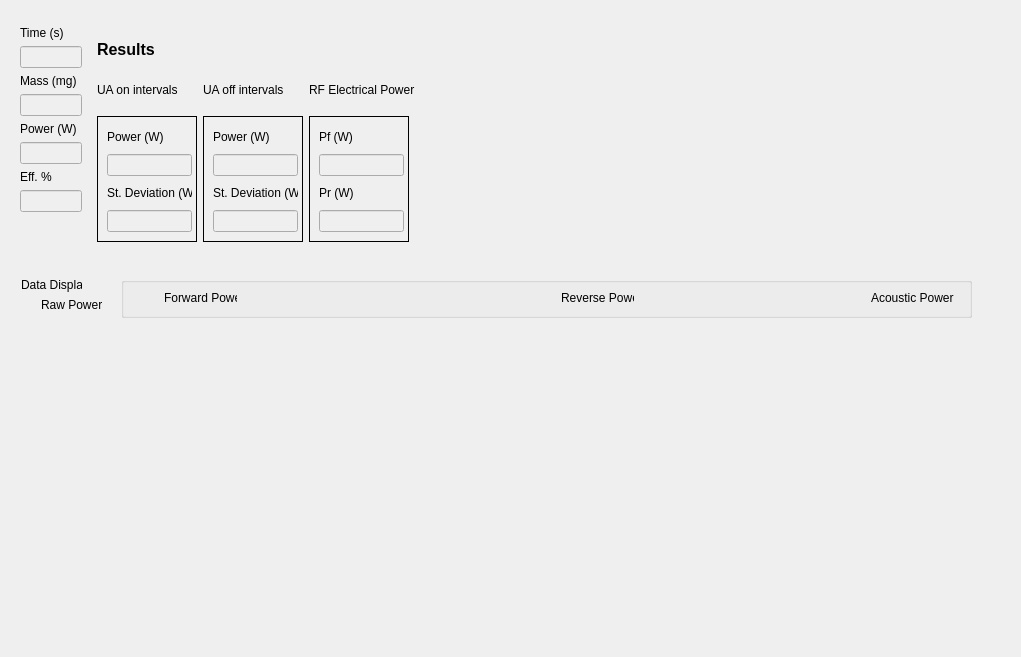
<?xml version="1.0" encoding="UTF-8"?>
<ui version="4.0">
 <class>Form</class>
 <widget class="QWidget" name="Form">
  <property name="geometry">
   <rect>
    <x>0</x>
    <y>0</y>
    <width>1021</width>
    <height>657</height>
   </rect>
  </property>
  <property name="windowTitle">
   <string>Form</string>
  </property>
  <layout class="QGridLayout" name="gridLayout_2">
   <item row="0" column="0">
    <widget class="QWidget" name="tooltip" native="true">
     <property name="toolTip">
      <string>This tab shows the data captured by the radiation force balance (RFB) and organizes the
                    information into a grid and graph fashion, with a graph legend to explain what various lines
                    represent
                </string>
     </property>
    </widget>
   </item>
   <item row="1" column="0">
    <layout class="QGridLayout" name="gridLayout_23">
     <item row="0" column="0">
      <widget class="QWidget" name="verticalWidget_4" native="true">
       <property name="maximumSize">
        <size>
         <width>80</width>
         <height>16777215</height>
        </size>
       </property>
       <layout class="QVBoxLayout" name="verticalLayout_7">
        <item>
         <widget class="QLabel" name="label_103">
          <property name="text">
           <string>Time (s)</string>
          </property>
         </widget>
        </item>
        <item>
         <widget class="QLineEdit" name="time_s_field">
          <property name="enabled">
           <bool>false</bool>
          </property>
         </widget>
        </item>
        <item>
         <widget class="QLabel" name="label_104">
          <property name="text">
           <string>Mass (mg)</string>
          </property>
         </widget>
        </item>
        <item>
         <widget class="QLineEdit" name="mass_mg_field">
          <property name="enabled">
           <bool>false</bool>
          </property>
         </widget>
        </item>
        <item>
         <widget class="QLabel" name="label_105">
          <property name="toolTip">
           <string>This is the average of the calculated acoustic power within the UA on intervals minus the calculated acoustic power within the UA off intervals</string>
          </property>
          <property name="text">
           <string>Power (W)</string>
          </property>
         </widget>
        </item>
        <item>
         <widget class="QLineEdit" name="power_w_field">
          <property name="enabled">
           <bool>false</bool>
          </property>
          <property name="toolTip">
           <string>This is the average of the calculated acoustic power within the UA on intervals minus the calculated acoustic power within the UA off intervals</string>
          </property>
         </widget>
        </item>
        <item>
         <widget class="QLabel" name="label_108">
          <property name="toolTip">
           <string>&lt;html&gt;&lt;head/&gt;&lt;body&gt;&lt;p&gt;The acoustic power above divided by the difference between forward and reflected electrical power&lt;/p&gt;&lt;p&gt;&lt;br/&gt;&lt;/p&gt;&lt;/body&gt;&lt;/html&gt;</string>
          </property>
          <property name="text">
           <string>Eff. %</string>
          </property>
         </widget>
        </item>
        <item>
         <widget class="QLineEdit" name="power_w_field_2">
          <property name="enabled">
           <bool>false</bool>
          </property>
          <property name="toolTip">
           <string>&lt;html&gt;&lt;head/&gt;&lt;body&gt;&lt;p&gt;The acoustic power above divided by the difference between forward and reflected electrical power&lt;/p&gt;&lt;p&gt;&lt;br/&gt;&lt;/p&gt;&lt;/body&gt;&lt;/html&gt;</string>
          </property>
         </widget>
        </item>
        <item>
         <spacer name="verticalSpacer_7">
          <property name="orientation">
           <enum>Qt::Vertical</enum>
          </property>
          <property name="sizeType">
           <enum>QSizePolicy::Minimum</enum>
          </property>
          <property name="sizeHint" stdset="0">
           <size>
            <width>20</width>
            <height>40</height>
           </size>
          </property>
         </spacer>
        </item>
       </layout>
      </widget>
     </item>
     <item row="1" column="0" colspan="4">
      <widget class="QWidget" name="widget_4" native="true">
       <property name="sizePolicy">
        <sizepolicy hsizetype="Preferred" vsizetype="Expanding">
         <horstretch>0</horstretch>
         <verstretch>0</verstretch>
        </sizepolicy>
       </property>
       <property name="minimumSize">
        <size>
         <width>400</width>
         <height>200</height>
        </size>
       </property>
       <widget class="Plot" name="rfb_graph" native="true">
        <property name="geometry">
         <rect>
          <x>10</x>
          <y>60</y>
          <width>991</width>
          <height>351</height>
         </rect>
        </property>
       </widget>
       <widget class="QLabel" name="label_121">
        <property name="geometry">
         <rect>
          <x>10</x>
          <y>10</y>
          <width>61</width>
          <height>16</height>
         </rect>
        </property>
        <property name="text">
         <string>Data Display</string>
        </property>
       </widget>
       <widget class="QLabel" name="label_123">
        <property name="geometry">
         <rect>
          <x>30</x>
          <y>30</y>
          <width>61</width>
          <height>16</height>
         </rect>
        </property>
        <property name="text">
         <string>Raw Power</string>
        </property>
       </widget>
       <widget class="QGroupBox" name="legendsGroup">
        <property name="geometry">
         <rect>
          <x>110</x>
          <y>10</y>
          <width>851</width>
          <height>41</height>
         </rect>
        </property>
        <property name="title">
         <string/>
        </property>
        <widget class="QLabel" name="reverse_pwr_img">
         <property name="geometry">
          <rect>
           <x>10</x>
           <y>10</y>
           <width>30</width>
           <height>21</height>
          </rect>
         </property>
         <property name="text">
          <string/>
         </property>
         <property name="pixmap">
          <pixmap>../ui_elements/images/reverse power.png</pixmap>
         </property>
        </widget>
        <widget class="QLabel" name="label_125">
         <property name="geometry">
          <rect>
           <x>440</x>
           <y>10</y>
           <width>73</width>
           <height>21</height>
          </rect>
         </property>
         <property name="text">
          <string>Reverse Power</string>
         </property>
        </widget>
        <widget class="QLabel" name="xsition_pwr_img">
         <property name="geometry">
          <rect>
           <x>400</x>
           <y>10</y>
           <width>30</width>
           <height>21</height>
          </rect>
         </property>
         <property name="text">
          <string/>
         </property>
         <property name="pixmap">
          <pixmap>../ui_elements/images/xsition pts.png</pixmap>
         </property>
        </widget>
        <widget class="QLabel" name="label_124">
         <property name="geometry">
          <rect>
           <x>43</x>
           <y>10</y>
           <width>73</width>
           <height>21</height>
          </rect>
         </property>
         <property name="text">
          <string>Forward Power</string>
         </property>
        </widget>
        <widget class="QLabel" name="forward_pwr_img">
         <property name="geometry">
          <rect>
           <x>710</x>
           <y>10</y>
           <width>31</width>
           <height>21</height>
          </rect>
         </property>
         <property name="minimumSize">
          <size>
           <width>20</width>
           <height>20</height>
          </size>
         </property>
         <property name="text">
          <string/>
         </property>
         <property name="pixmap">
          <pixmap>../ui_elements/images/forward power.png</pixmap>
         </property>
        </widget>
        <widget class="QLabel" name="label_126">
         <property name="geometry">
          <rect>
           <x>750</x>
           <y>10</y>
           <width>91</width>
           <height>21</height>
          </rect>
         </property>
         <property name="text">
          <string>Acoustic Power</string>
         </property>
        </widget>
       </widget>
      </widget>
     </item>
     <item row="0" column="1">
      <layout class="QGridLayout" name="gridLayout">
       <item row="4" column="3">
        <widget class="QFrame" name="rfb_results_combined_2">
         <property name="sizePolicy">
          <sizepolicy hsizetype="Preferred" vsizetype="Preferred">
           <horstretch>0</horstretch>
           <verstretch>0</verstretch>
          </sizepolicy>
         </property>
         <property name="minimumSize">
          <size>
           <width>100</width>
           <height>0</height>
          </size>
         </property>
         <property name="maximumSize">
          <size>
           <width>100</width>
           <height>16777215</height>
          </size>
         </property>
         <property name="toolTip">
          <string>Forward and reflected electrical power measured by the power measurement and switching module</string>
         </property>
         <property name="autoFillBackground">
          <bool>false</bool>
         </property>
         <property name="frameShape">
          <enum>QFrame::Box</enum>
         </property>
         <layout class="QVBoxLayout" name="verticalLayout_12">
          <item>
           <widget class="QLabel" name="label_115">
            <property name="minimumSize">
             <size>
              <width>85</width>
              <height>22</height>
             </size>
            </property>
            <property name="maximumSize">
             <size>
              <width>16777215</width>
              <height>21</height>
             </size>
            </property>
            <property name="text">
             <string>Pf (W)</string>
            </property>
           </widget>
          </item>
          <item>
           <widget class="QLineEdit" name="forward_power_w_field">
            <property name="enabled">
             <bool>false</bool>
            </property>
            <property name="minimumSize">
             <size>
              <width>85</width>
              <height>22</height>
             </size>
            </property>
            <property name="maximumSize">
             <size>
              <width>16777215</width>
              <height>21</height>
             </size>
            </property>
           </widget>
          </item>
          <item>
           <widget class="QLabel" name="label_116">
            <property name="minimumSize">
             <size>
              <width>85</width>
              <height>22</height>
             </size>
            </property>
            <property name="maximumSize">
             <size>
              <width>16777215</width>
              <height>21</height>
             </size>
            </property>
            <property name="text">
             <string>Pr (W)</string>
            </property>
           </widget>
          </item>
          <item>
           <widget class="QLineEdit" name="reflected_power_w_field">
            <property name="enabled">
             <bool>false</bool>
            </property>
            <property name="minimumSize">
             <size>
              <width>85</width>
              <height>22</height>
             </size>
            </property>
            <property name="maximumSize">
             <size>
              <width>16777215</width>
              <height>21</height>
             </size>
            </property>
           </widget>
          </item>
         </layout>
        </widget>
       </item>
       <item row="1" column="1">
        <widget class="QLabel" name="label_117">
         <property name="minimumSize">
          <size>
           <width>0</width>
           <height>20</height>
          </size>
         </property>
         <property name="maximumSize">
          <size>
           <width>16777215</width>
           <height>8</height>
          </size>
         </property>
         <property name="font">
          <font>
           <pointsize>12</pointsize>
           <weight>75</weight>
           <bold>true</bold>
          </font>
         </property>
         <property name="text">
          <string>Results</string>
         </property>
        </widget>
       </item>
       <item row="3" column="1">
        <widget class="QLabel" name="label_118">
         <property name="maximumSize">
          <size>
           <width>16777215</width>
           <height>9</height>
          </size>
         </property>
         <property name="toolTip">
          <string>The mean and standard deviation of the calculated acoustic power during the intervals where the UA was on and had time to settle.</string>
         </property>
         <property name="text">
          <string>UA on intervals</string>
         </property>
        </widget>
       </item>
       <item row="4" column="2">
        <widget class="QFrame" name="rfb_results_off">
         <property name="sizePolicy">
          <sizepolicy hsizetype="Preferred" vsizetype="Maximum">
           <horstretch>0</horstretch>
           <verstretch>0</verstretch>
          </sizepolicy>
         </property>
         <property name="minimumSize">
          <size>
           <width>100</width>
           <height>0</height>
          </size>
         </property>
         <property name="maximumSize">
          <size>
           <width>100</width>
           <height>16777215</height>
          </size>
         </property>
         <property name="toolTip">
          <string>The mean and standard deviation of the calculated acoustic power during the intervals where the UA was off and had time to settle.</string>
         </property>
         <property name="autoFillBackground">
          <bool>false</bool>
         </property>
         <property name="frameShape">
          <enum>QFrame::Box</enum>
         </property>
         <layout class="QVBoxLayout" name="verticalLayout_9">
          <item>
           <widget class="QLabel" name="label_109">
            <property name="minimumSize">
             <size>
              <width>85</width>
              <height>22</height>
             </size>
            </property>
            <property name="maximumSize">
             <size>
              <width>16777215</width>
              <height>21</height>
             </size>
            </property>
            <property name="text">
             <string>Power (W)</string>
            </property>
           </widget>
          </item>
          <item>
           <widget class="QLineEdit" name="power_off_w_field">
            <property name="enabled">
             <bool>false</bool>
            </property>
            <property name="minimumSize">
             <size>
              <width>85</width>
              <height>22</height>
             </size>
            </property>
            <property name="maximumSize">
             <size>
              <width>16777215</width>
              <height>21</height>
             </size>
            </property>
           </widget>
          </item>
          <item>
           <widget class="QLabel" name="label_110">
            <property name="minimumSize">
             <size>
              <width>85</width>
              <height>22</height>
             </size>
            </property>
            <property name="maximumSize">
             <size>
              <width>16777215</width>
              <height>21</height>
             </size>
            </property>
            <property name="text">
             <string>St. Deviation (W)</string>
            </property>
           </widget>
          </item>
          <item>
           <widget class="QLineEdit" name="power_off_rand_uc_field">
            <property name="enabled">
             <bool>false</bool>
            </property>
            <property name="minimumSize">
             <size>
              <width>85</width>
              <height>22</height>
             </size>
            </property>
            <property name="maximumSize">
             <size>
              <width>16777215</width>
              <height>21</height>
             </size>
            </property>
           </widget>
          </item>
         </layout>
        </widget>
       </item>
       <item row="3" column="2">
        <widget class="QLabel" name="label_119">
         <property name="maximumSize">
          <size>
           <width>16777215</width>
           <height>9</height>
          </size>
         </property>
         <property name="toolTip">
          <string>The mean and standard deviation of the calculated acoustic power during the intervals where the UA was off and had time to settle.</string>
         </property>
         <property name="text">
          <string>UA off intervals</string>
         </property>
        </widget>
       </item>
       <item row="2" column="1">
        <spacer name="verticalSpacer">
         <property name="orientation">
          <enum>Qt::Vertical</enum>
         </property>
         <property name="sizeType">
          <enum>QSizePolicy::Fixed</enum>
         </property>
         <property name="sizeHint" stdset="0">
          <size>
           <width>20</width>
           <height>10</height>
          </size>
         </property>
        </spacer>
       </item>
       <item row="4" column="1">
        <widget class="QFrame" name="rfb_results_on">
         <property name="sizePolicy">
          <sizepolicy hsizetype="Preferred" vsizetype="Preferred">
           <horstretch>0</horstretch>
           <verstretch>0</verstretch>
          </sizepolicy>
         </property>
         <property name="minimumSize">
          <size>
           <width>100</width>
           <height>0</height>
          </size>
         </property>
         <property name="maximumSize">
          <size>
           <width>100</width>
           <height>16777215</height>
          </size>
         </property>
         <property name="toolTip">
          <string>The mean and standard deviation of the calculated acoustic power during the intervals where the UA was on and had time to settle.</string>
         </property>
         <property name="autoFillBackground">
          <bool>false</bool>
         </property>
         <property name="frameShape">
          <enum>QFrame::Box</enum>
         </property>
         <layout class="QVBoxLayout" name="verticalLayout_8">
          <property name="leftMargin">
           <number>9</number>
          </property>
          <item>
           <widget class="QLabel" name="label_106">
            <property name="minimumSize">
             <size>
              <width>85</width>
              <height>22</height>
             </size>
            </property>
            <property name="maximumSize">
             <size>
              <width>80</width>
              <height>21</height>
             </size>
            </property>
            <property name="frameShape">
             <enum>QFrame::NoFrame</enum>
            </property>
            <property name="text">
             <string>Power (W)</string>
            </property>
           </widget>
          </item>
          <item>
           <widget class="QLineEdit" name="power_on_w_field">
            <property name="enabled">
             <bool>false</bool>
            </property>
            <property name="minimumSize">
             <size>
              <width>85</width>
              <height>22</height>
             </size>
            </property>
            <property name="maximumSize">
             <size>
              <width>16777215</width>
              <height>21</height>
             </size>
            </property>
           </widget>
          </item>
          <item>
           <widget class="QLabel" name="label_107">
            <property name="minimumSize">
             <size>
              <width>85</width>
              <height>22</height>
             </size>
            </property>
            <property name="maximumSize">
             <size>
              <width>16777215</width>
              <height>21</height>
             </size>
            </property>
            <property name="text">
             <string>St. Deviation (W)</string>
            </property>
           </widget>
          </item>
          <item>
           <widget class="QLineEdit" name="power_on_rand_uc_field">
            <property name="enabled">
             <bool>false</bool>
            </property>
            <property name="minimumSize">
             <size>
              <width>85</width>
              <height>22</height>
             </size>
            </property>
            <property name="maximumSize">
             <size>
              <width>16777215</width>
              <height>21</height>
             </size>
            </property>
           </widget>
          </item>
         </layout>
        </widget>
       </item>
       <item row="3" column="3">
        <widget class="QLabel" name="label_122">
         <property name="maximumSize">
          <size>
           <width>16777215</width>
           <height>9</height>
          </size>
         </property>
         <property name="toolTip">
          <string>Forward and reflected electrical power measured by the power measurement and switching module</string>
         </property>
         <property name="text">
          <string>RF Electrical Power</string>
         </property>
        </widget>
       </item>
      </layout>
     </item>
     <item row="0" column="2">
      <spacer name="horizontalSpacer_5">
       <property name="orientation">
        <enum>Qt::Horizontal</enum>
       </property>
       <property name="sizeHint" stdset="0">
        <size>
         <width>40</width>
         <height>20</height>
        </size>
       </property>
      </spacer>
     </item>
    </layout>
   </item>
  </layout>
 </widget>
 <customwidgets>
  <customwidget>
   <class>Plot</class>
   <extends>QWidget</extends>
   <header location="global">ui_elements.ui_oscilloscope_plot</header>
   <container>1</container>
  </customwidget>
 </customwidgets>
 <resources/>
 <connections/>
</ui>
